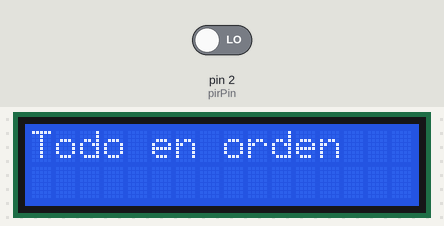
The sketch below on a simulated Arduino Uno, built with avr-gcc and run on an emulated ATmega328P. On the bench: 16×2 character LCD. The test bench sets the inputs (shaded band); at power-on: pin 2 (pirPin) LOW. What the sketch prints to the serial monitor is not drawn.

Above: at 1.3 s.
1.4 s: pin 2 (pirPin) driven HIGH
At 3.3 s:
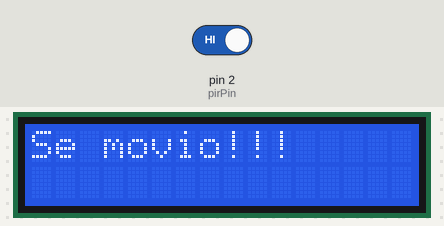
3.6 s: pin 2 (pirPin) driven LOW
At 4.8 s:
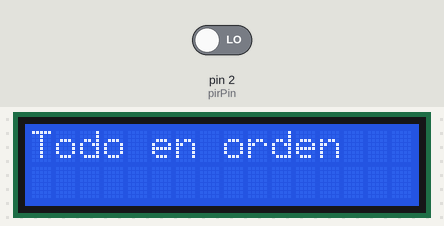
Timing chart, 0 to 6.6 s (numbered marks = the images above; inputs shaded):
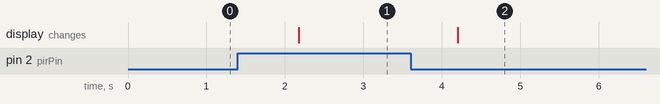

Measured:
- after the input at 1.4 s, the display: changes after 0.77 s (image 1)
- after the input at 3.6 s, the display: changes after 0.60 s (image 2)

The sketch:

DisplayLCD_EyS.ino
```cpp
// Definir los pines
#include <Wire.h>

#include <LiquidCrystal_I2C.h>

LiquidCrystal_I2C lcd(0x3f, 16, 2); // I2C address 0x27, 16 column and 2 rows

const int pirPin = 2; // Conectar el pin de señal del sensor PIR al pin digital 2

// Variable para almacenar el estado del sensor PIR
int pirState = LOW;

void setup() {
  pinMode(pirPin, INPUT); // Configurar el pin del sensor PIR como entrada
  lcd.begin(16, 2);
  Serial.begin(9600); // Iniciar la comunicación serial a 9600 baudios
  lcd.init();
  lcd.backlight();
}

void loop() {
  // Leer el estado del sensor PIR
  pirState = digitalRead(pirPin);

  if (pirState == HIGH) { // Si se detecta movimiento
    lcd.clear();
    lcd.setCursor(0, 0); // Establecer el cursor en la primera línea
    lcd.print("Se movio!!!");
    delay(1000); // Esperar un segundo
  } else {
    lcd.clear(); // Limpiar la pantalla LCD
    lcd.setCursor(0, 0); // Establecer el cursor en la primera línea
    lcd.print("Todo en orden");
    Serial.println("NO HAY NADA");
    delay(1000);
  }
}
```
